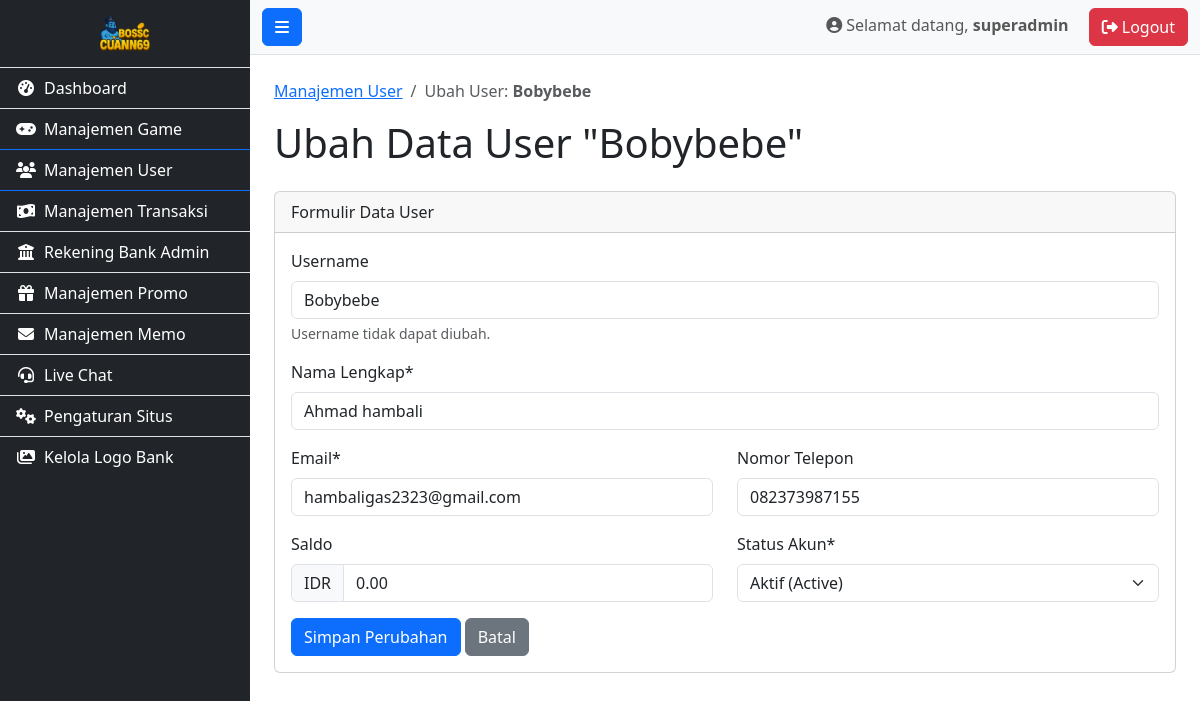
The app's page /admin/edit_user.php?id=43 (signed in) with its own data.
### tables this page shows
CREATE TABLE `users` (
  `id` int(11) NOT NULL,
  `username` varchar(50) NOT NULL,
  `password` varchar(255) NOT NULL,
  `full_name` varchar(100) DEFAULT NULL,
  `email` varchar(100) NOT NULL,
  `phone` varchar(20) DEFAULT NULL,
  `balance` decimal(15,2) NOT NULL DEFAULT 0.00,
  `status` enum('active','suspended','banned') NOT NULL DEFAULT 'active',
  `last_seen` timestamp NULL DEFAULT NULL,
  `referral_code` varchar(10) DEFAULT NULL,
  `referred_by` varchar(50) DEFAULT NULL,
  `registration_date` timestamp NOT NULL DEFAULT current_timestamp()
);

### admin/edit_user.php (the view, shortened to what this page needs)
<?php
require_once __DIR__ . '/includes/header.php';
require_once __DIR__ . '/includes/sidebar.php';
$user_id = $_GET['id'];
$stmt = $conn->prepare("SELECT * FROM users WHERE id = ?");
$stmt->bind_param("i", $user_id);
$stmt->execute();
$result = $stmt->get_result();
if ($result->num_rows === 1) {
    $user = $result->fetch_assoc();
} else {
    $_SESSION['error_message'] = "User tidak ditemukan.";
    header("Location: manage_users.php");
    exit();
}
?>
<nav aria-label="breadcrumb">
    <ol class="breadcrumb">
        <li class="breadcrumb-item"><a href="manage_users.php">Manajemen User</a></li>
        <li class="breadcrumb-item active" aria-current="page">Ubah User: <strong><?php echo htmlspecialchars($user['username']); ?></strong></li>
    </ol>
</nav>
<h1 class="mb-4">Ubah Data User "<?php echo htmlspecialchars($user['username']); ?>"</h1>
<div class="card">
    <div class="card-header">Formulir Data User</div>
    <div class="card-body">
        <form action="edit_user.php?id=<?php echo $user_id; ?>" method="post">
            <div class="mb-3">
                <label for="username" class="form-label">Username</label>
                <input type="text" class="form-control" id="username" value="<?php echo htmlspecialchars($user['username']); ?>" readonly>
                <div class="form-text">Username tidak dapat diubah.</div>
            </div>
            <div class="mb-3">
                <label for="full_name" class="form-label">Nama Lengkap*</label>
                <input type="text" class="form-control" id="full_name" name="full_name" value="<?php echo htmlspecialchars($user['full_name']); ?>" required>
            </div>
            <div class="row">
                <div class="col-md-6 mb-3">
                    <label for="email" class="form-label">Email*</label>
                    <input type="email" class="form-control" id="email" name="email" value="<?php echo htmlspecialchars($user['email']); ?>" required>
                </div>
                <div class="col-md-6 mb-3">
                    <label for="phone" class="form-label">Nomor Telepon</label>
                    <input type="text" class="form-control" id="phone" name="phone" value="<?php echo htmlspecialchars($user['phone']); ?>">
                </div>
            </div>
            <div class="row">
                <div class="col-md-6 mb-3">
                    <label for="balance" class="form-label">Saldo</label>
                    <div class="input-group">
                        <span class="input-group-text">IDR</span>
                        <input type="number" step="0.01" class="form-control" id="balance" name="balance" value="<?php echo htmlspecialchars($user['balance']); ?>">
                    </div>
                </div>
                <div class="col-md-6 mb-3">
                    <label for="status" class="form-label">Status Akun*</label>
                    <select class="form-select" id="status" name="status" required>
                        <option value="active" <?php if ($user['status'] == 'active') echo 'selected'; ?>>Aktif (Active)</option>
                    </select>
                </div>
            </div>
            <button type="submit" class="btn btn-primary">Simpan Perubahan</button>
            <a href="manage_users.php" class="btn btn-secondary">Batal</a>
        </form>
    </div>
</div>
<?php
require_once __DIR__ . '/includes/footer.php';
?>

### records on screen
users: username "Bobybebe", full_name "Ahmad hambali", email "hambaligas2323@gmail.com", phone "082373987155", balance "0.00", status "Aktif (Active)"

### other values on screen
$_SESSION['admin_username'] "superadmin"
